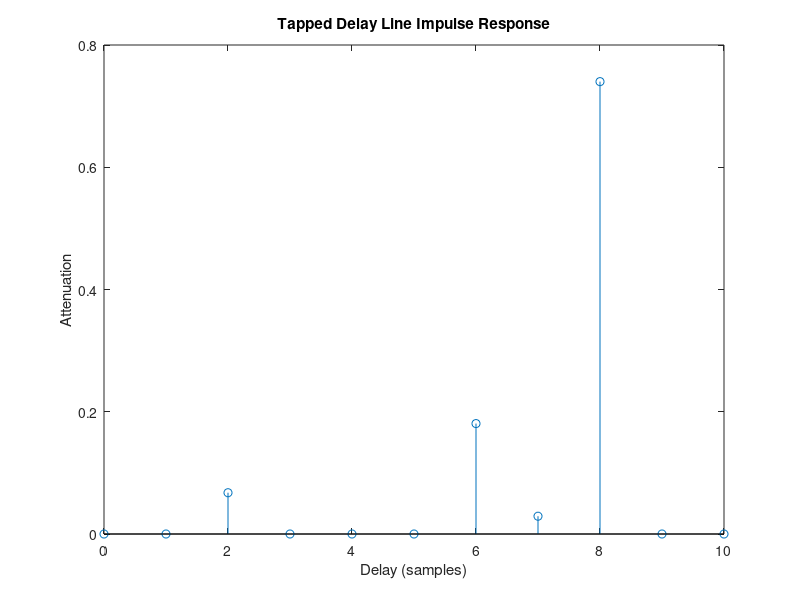

The MATLAB source for this figure: (Note: this script raises an error after producing the figure.)
% Parameters
num_taps = 5; % Number of taps
max_delay = 10; % Maximum delay (in samples)
max_attenuation = 1; % Maximum attenuation

% Generate random tap delays and attenuations
tap_delays = randi(max_delay, 1, num_taps);
tap_attenuations = rand(1, num_taps) * max_attenuation;

% Sort tap delays in ascending order
[tap_delays, sort_idx] = sort(tap_delays);
tap_attenuations = tap_attenuations(sort_idx);

% Create tapped delay line impulse response
h = zeros(1, max_delay + 1); % Initialize impulse response
for i = 1:num_taps
    h(tap_delays(i) + 1) = tap_attenuations(i);
end

% Plot impulse response
figure(1)
stem(0:max_delay,h);
xlabel('Delay (samples)');
ylabel('Attenuation');
title('Tapped Delay Line Impulse Response');

% Display tap delays and attenuations
disp('Tap Delays:');
disp(tap_delays);
disp('Tap Attenuations:');
disp(tap_attenuations);



syms x
fplot(dirac(0:10))
